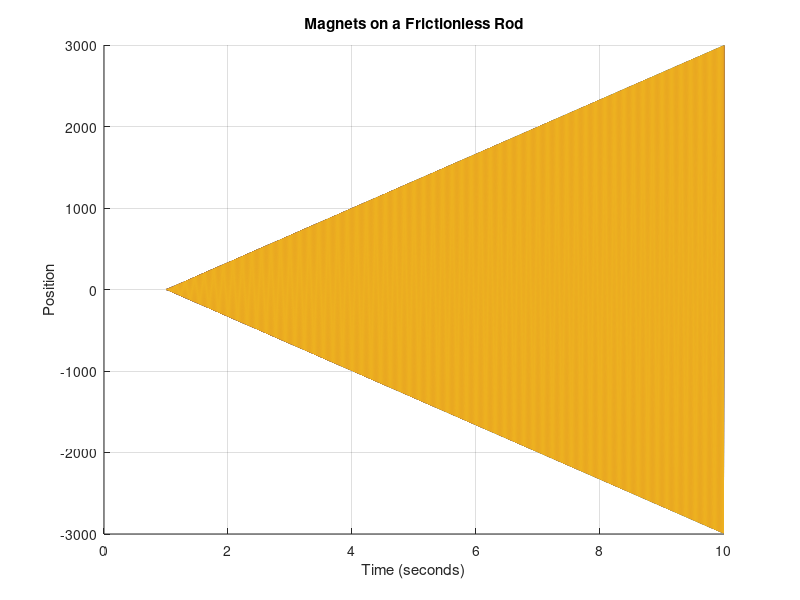

This chart was generated by the following MATLAB code:
% System Simuation Final: Problem 1
% Written by Josh Humphrey

clear
N = 1000;
positions = 10;
T = 0.1;
t = linspace(1,10,N);
x = zeros(1,N);
ffx = zeros(1,positions);

% Initialize x(m) values
for j = 1:(positions)
   x(j) = j;
end
for i = 2:positions-1
    ffx(i) = -1+(1/((x(i)-x(i-1)).^2))-(1/((x(i+1)-x(i)).^2)); 
end

% Plot All Magnets
figure(1)
grid on
hold on

for magnet = 1:positions
    for k = 2:N-1
        x(k+1) = -2*x(k)-x(k-1)-T^2*(ffx(magnet));
    end
    plot(t,x)
    
end

title('Magnets on a Frictionless Rod')
xlabel('Time (seconds)')
ylabel('Position')
hold off
